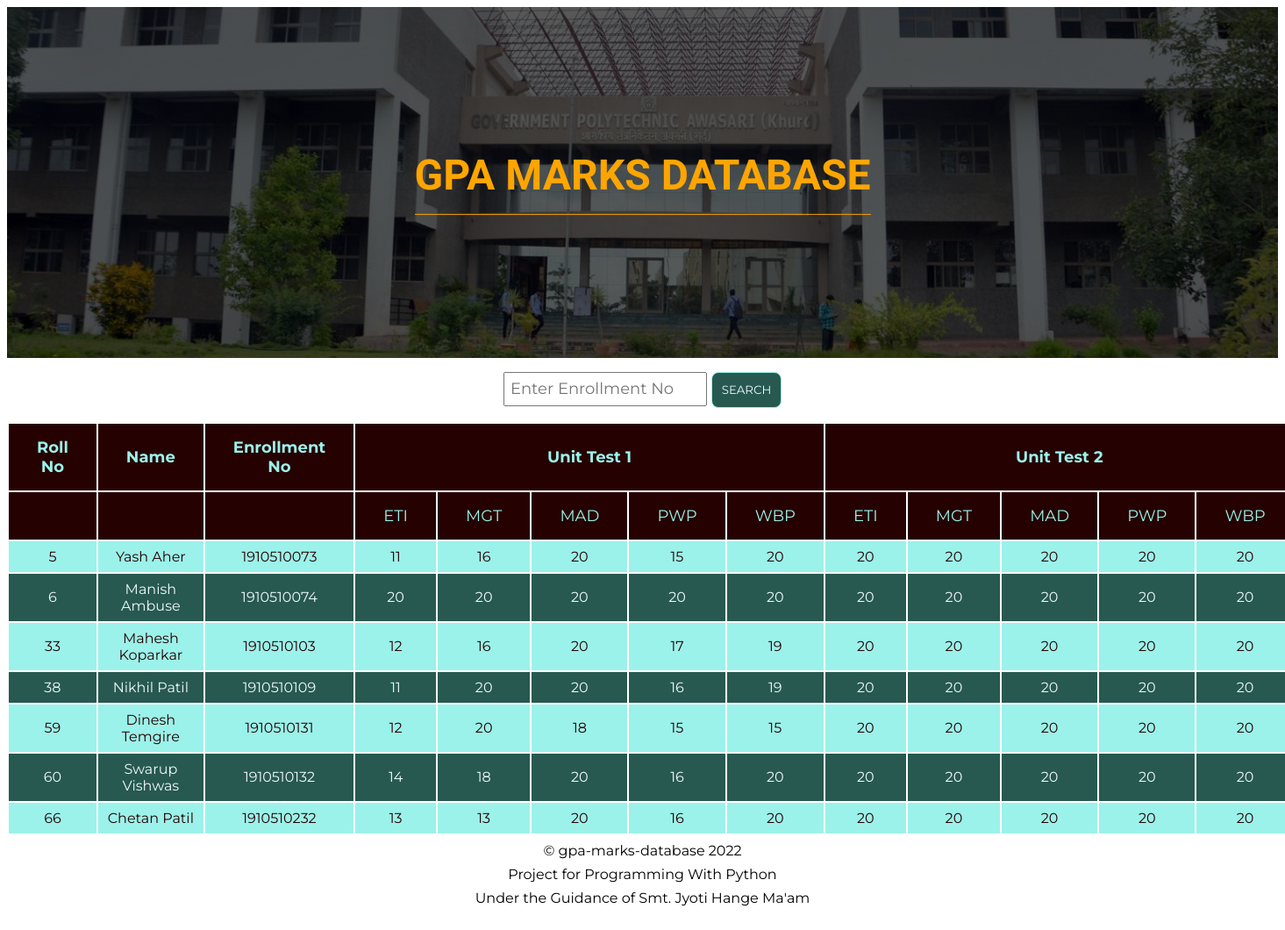
The page / on the database its author committed.
### marks/models.py (models this page shows, shortened)
class Mark(models.Model):
    enroll = models.CharField(max_length=45, null=False)
    rollno = models.IntegerField()
    name = models.TextField(null=False)
    eti1 = models.IntegerField()
    eti2 = models.IntegerField(default=20)
    mgt1 = models.IntegerField()
    mgt2 = models.IntegerField(default=20)
    wbp1 = models.IntegerField()
    wbp2 = models.IntegerField(default=20)
    pwp1 = models.IntegerField()
    pwp2 = models.IntegerField(default=20)
    mad1 = models.IntegerField()
    mad2 = models.IntegerField(default=20)

### marks/views.py (the view)
# urls.py: path('', views.index, name='index'),
def index(request):
    if request.method == 'POST':
        if request.POST.get('enroll'):
            print("Marks")
            enroll = request.POST.get('enroll')
            marks_data = Mark.objects.filter(enroll=enroll).order_by('rollno')
            return render(request, 'marks/index.html', context={'marks_data': marks_data})
    else:
        print("Hello")
        marks_data = Mark.objects.order_by('rollno')
        return render(request, 'marks/index.html', context={'marks_data': marks_data})

### marks/templates/marks/index.html (shortened to what this page needs)
{% load static %}
<!DOCTYPE html>
<html lang="en">
<head>
    <link rel="stylesheet" href="{% static './index.css' %}" />
</head>
<body>
    <div class="hero-image">
        <a href="{% url 'marks:index' %}" class="title-a">
          <div class="hero-text">
            <h1>GPA MARKS DATABASE</h1>
          </div>
        </a>
      </div>
      <form action="" method="post">
        <input type="text" name="enroll" width="25" id="enroll" placeholder="Enter Enrollment No">
        <button type="submit">
            SEARCH
        </button>
    </form>
    <table>
      <thead>
          <th rowspan="2">Roll No</th>
          <th rowspan="2">Name</th>
          <th rowspan="2">Enrollment No</th>
          <th colspan="5">Unit Test 1</th>
          <th colspan="5">Unit Test 2</th>
      </thead>
      <tbody>
          <tr class="headclass">
              <td class="subj"></td>
              <td class="subj"></td>
              <td class="subj"></td>
              <td class="subj">ETI</td>
              <td class="subj">MGT</td>
              <td class="subj">MAD</td>
              <td class="subj">PWP</td>
              <td class="subj">WBP</td>
              <td class="subj">ETI</td>
              <td class="subj">MGT</td>
              <td class="subj">MAD</td>
              <td class="subj">PWP</td>
              <td class="subj">WBP</td>
          </tr>
          {% for mark in marks_data %}
      <tr>
          <td>{{mark.rollno}} </td>
          <td>{{mark.name}}</td>
          <td>{{mark.enroll}}</td>
          <td>{{mark.eti1}}</td>
          <td>{{mark.mgt1}}</td>
          <td>{{mark.mad1}}</td>
          <td>{{mark.pwp1}}</td>
          <td>{{mark.wbp1}}</td>
          <td>{{mark.eti2}}</td>
          <td>{{mark.mgt2}}</td>
          <td>{{mark.mad2}}</td>
          <td>{{mark.pwp2}}</td>
          <td>{{mark.wbp2}}</td>
      </tr>
      {% endfor %}
  </tbody>
  </table>
      <footer>
        <div class="footer-title">&copy; gpa-marks-database 2022</div>
        <div class="footer-subtitle">Project for Programming With Python</div>
        <div class="guidance">Under the Guidance of Smt. Jyoti Hange Ma'am</div>
      </footer>
</body>
</html>

### marks/static/index.css (style rules this page uses)
* { font-family: "Montserrat", sans-serif; }
body, html { height: 100%; }
.hero-image { background-image: linear-gradient(rgba(0, 0, 0, 0.651), rgba(0, 0, 0, 0.63)), url("img/imh.jpeg"); height: 50%; background-position: center; background-repeat: no-repeat; background-size: cover; position: relative; }
.hero-text { text-align: center; position: absolute; top: 50%; left: 50%; transform: translate(-50%, -50%); }
.hero-text > h1 { font-size: 3rem; border-bottom: 1px solid orange; padding-bottom: 1rem; color: orange; animation: filter 10s infinite linear; font-family: "Syncopate", sans-serif; font-weight: bolder; text-transform: uppercase; }
td { padding: .5rem; text-align: center; }
tbody tr:nth-child(odd) { background-color: lightgray; }
tbody tr:nth-child(even) { background-color: aliceblue; }
thead, .subj { background-color: beige; color: black; font-size: large; }
th, .subj { padding-left: 2rem; padding-right: 2rem; padding-top: 1rem; padding-bottom: 1rem; }
#enroll { padding: .4rem; font-size: large; }
form { text-align: center; margin: 1rem; }
.headclass { margin-bottom: 1rem; }
footer { text-align: center; padding-bottom: 2rem; }
footer div { margin: 0.5rem 0rem; }

### marks/templates/marks/index.html (style rules this page uses)
td { padding: .5rem; text-align: center; }
tbody tr:nth-child(odd) { background-color: #275950; color: aliceblue; }
tbody tr:nth-child(even) { background-color: #9BF2EA; color: #260101; }
thead, .subj { background-color: #260101; color: #9BF2EA; font-size: large; }
th, .subj { padding-left: 2rem; padding-right: 2rem; padding-top: 1rem; padding-bottom: 1rem; }
#enroll { padding: .4rem; font-size: large; }
form { text-align: center; margin: 1rem; }
.headclass { margin-bottom: 1rem; }
button { background-color: #275950; color: aliceblue; border: 1px solid #9BF2EA ; padding: .7rem; border-radius: .5rem; transition: all 500ms ease-in-out; }

### rows shown on the page
Mark: rollno "5", name "Yash Aher", enroll "1910510073", eti1 "11", mgt1 "16", mad1 "20", pwp1 "15", wbp1 "20", eti2 "20", mgt2 "20", mad2 "20", pwp2 "20", wbp2 "20"
Mark: rollno "6", name "Manish Ambuse", enroll "1910510074", eti1 "20", mgt1 "20", mad1 "20", pwp1 "20", wbp1 "20", eti2 "20", mgt2 "20", mad2 "20", pwp2 "20", wbp2 "20"
Mark: rollno "33", name "Mahesh Koparkar", enroll "1910510103", eti1 "12", mgt1 "16", mad1 "20", pwp1 "17", wbp1 "19", eti2 "20", mgt2 "20", mad2 "20", pwp2 "20", wbp2 "20"
Mark: rollno "38", name "Nikhil Patil", enroll "1910510109", eti1 "11", mgt1 "20", mad1 "20", pwp1 "16", wbp1 "19", eti2 "20", mgt2 "20", mad2 "20", pwp2 "20", wbp2 "20"
Mark: rollno "59", name "Dinesh Temgire", enroll "1910510131", eti1 "12", mgt1 "20", mad1 "18", pwp1 "15", wbp1 "15", eti2 "20", mgt2 "20", mad2 "20", pwp2 "20", wbp2 "20"
Mark: rollno "60", name "Swarup Vishwas", enroll "1910510132", eti1 "14", mgt1 "18", mad1 "20", pwp1 "16", wbp1 "20", eti2 "20", mgt2 "20", mad2 "20", pwp2 "20", wbp2 "20"
Mark: rollno "66", name "Chetan Patil", enroll "1910510232", eti1 "13", mgt1 "13", mad1 "20", pwp1 "16", wbp1 "20", eti2 "20", mgt2 "20", mad2 "20", pwp2 "20", wbp2 "20"
